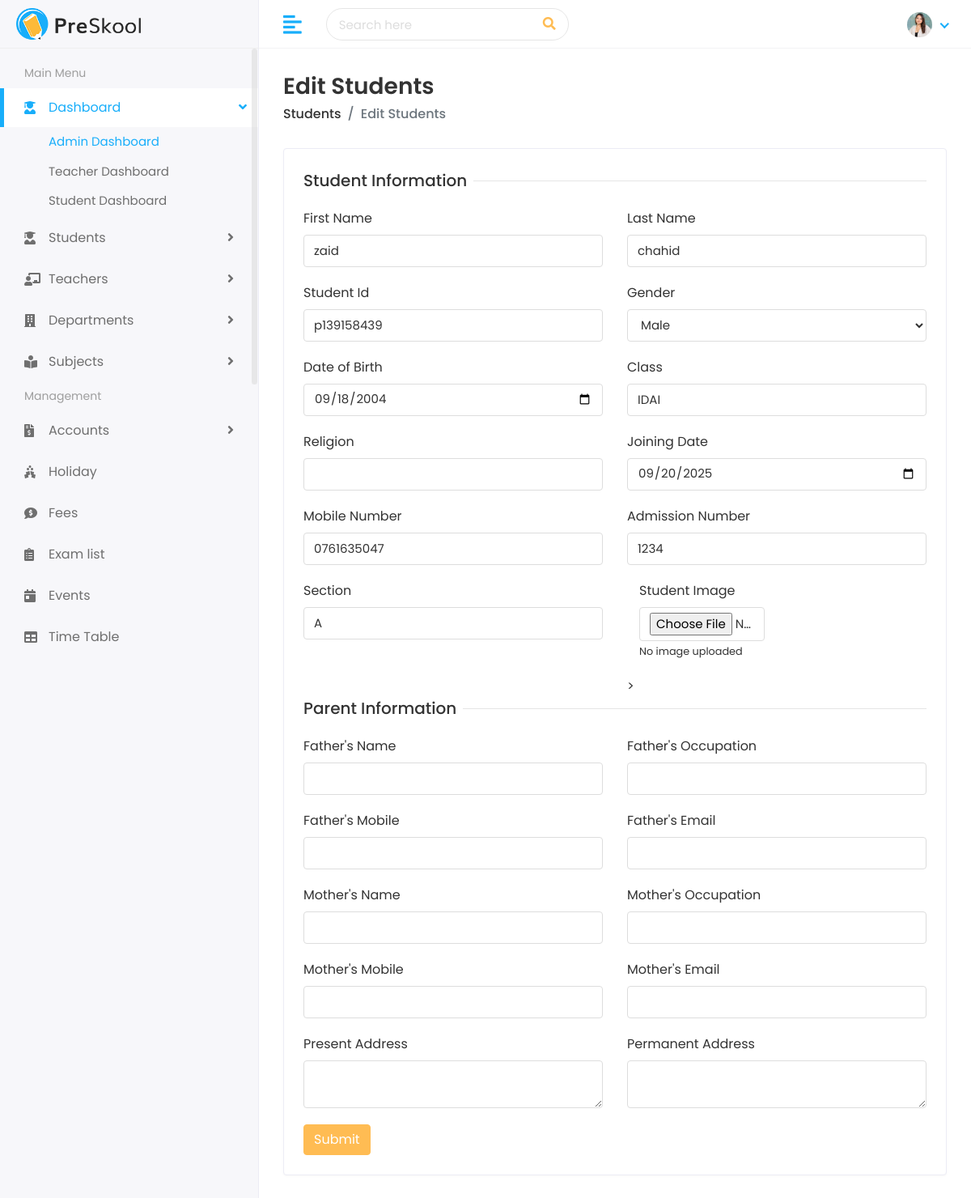
Page /student/edit/p139158439/ on the committed database.
### student/models.py (models this page shows, shortened)
class Student(models.Model):
    GENDER_CHOICES = [
        ('Male', 'Male'),
        ('Female', 'Female'),
    ]
    first_name = models.CharField(max_length=100)
    last_name = models.CharField(max_length=100)
    student_id = models.CharField(max_length=20, unique=True)
    gender = models.CharField(max_length=10, choices=GENDER_CHOICES)
    date_of_birth = models.DateField()
    student_class = models.CharField(max_length=50)
    religion = models.CharField(max_length=50, blank=True, null=True, default='')
    joining_date = models.DateField()
    mobile_number = models.CharField(max_length=15)
    admission_number = models.CharField(max_length=20)
    section = models.CharField(max_length=10)
    student_image = models.ImageField(upload_to='students/', blank=True, null=True)
    parent = models.OneToOneField(Parent, on_delete=models.CASCADE)

### student/views.py (the view, shortened to what this page needs)
# urls.py: path('edit/<str:student_id>/', views.edit_student, name='edit_student'),
def edit_student(request, student_id):
    student = get_object_or_404(Student.objects.select_related('parent'), student_id=student_id)
    parent = student.parent
    return render(request, 'students/edit-student.html', {'student': student})

### templates/students/edit-student.html (shortened to what this page needs)
{% extends 'Home/base.html' %}
{% load static %}
{% block body %}
<div class="page-wrapper">
    <div class="content container-fluid">
        <div class="page-header">
            <div class="row align-items-center">
                <div class="col">
                    <h3 class="page-title">Edit Students</h3>
                    <ul class="breadcrumb">
                        <li class="breadcrumb-item"><a href="/students">Students</a></li>
                        <li class="breadcrumb-item active">Edit Students</li>
                    </ul>
                </div>
            </div>
        </div>
        <div class="row">
            <div class="col-sm-12">
                <div class="card">
                    <div class="card-body">
                        <form method="POST" enctype="multipart/form-data">
                            <div class="row">
                                <div class="col-12">
                                    <h5 class="form-title"><span>Student Information</span></h5>
                                </div>
                                <div class="col-12 col-sm-6">
                                    <div class="form-group">
                                        <label>First Name</label>
                                        <input type="text" name="first_name" class="form-control" value="{{ student.first_name }}">
                                    </div>
                                </div>
                                <div class="col-12 col-sm-6">
                                    <div class="form-group">
                                        <label>Last Name</label>
                                        <input type="text" name="last_name" class="form-control" value="{{ student.last_name }}">
                                    </div>
                                </div>
                                <div class="col-12 col-sm-6">
                                    <div class="form-group">
                                        <label>Student Id</label>
                                        <input type="text" name="student_id" class="form-control" value="{{ student.student_id }}">
                                    </div>
                                </div>
                                <div class="col-12 col-sm-6">
                                    <div class="form-group">
                                        <label>Gender</label>
                                        <select name="gender" class="form-control">
                                            <option value="Male" {% if student.gender == 'Male' %}selected{% endif %}>Male</option>
                                        </select>
                                    </div>
                                </div>
                                <div class="col-12 col-sm-6">
                                    <div class="form-group">
                                        <label>Date of Birth</label>
                                        <input type="date" name="date_of_birth" class="form-control" value="{{ student.date_of_birth|date:'Y-m-d' }}">
                                    </div>
                                </div>
                                <div class="col-12 col-sm-6">
                                    <div class="form-group">
                                        <label>Class</label>
                                        <input type="text" name="student_class" class="form-control" value="{{ student.student_class }}">
                                    </div>
                                </div>
                                <div class="col-12 col-sm-6">
                                    <div class="form-group">
                                        <label>Religion</label>
                                        <input type="text" name="religion" class="form-control" value="{{ student.religion }}">
                                    </div>
                                </div>
                                <div class="col-12 col-sm-6">
                                    <div class="form-group">
                                        <label>Joining Date</label>
                                        <input type="date" name="joining_date" class="form-control" value="{{ student.joining_date|date:'Y-m-d' }}">
                                    </div>
                                </div>
                                <div class="col-12 col-sm-6">
                                    <div class="form-group">
                                        <label>Mobile Number</label>
                                        <input type="text" name="mobile_number" class="form-control" value="{{ student.mobile_number }}">
                                    </div>
                                </div>
                                <div class="col-12 col-sm-6">
                                    <div class="form-group">
                                        <label>Admission Number</label>
                                        <input type="text" name="admission_number" class="form-control" value="{{ student.admission_number }}">
                                    </div>
                                </div>
                                <div class="col-12 col-sm-6">
                                    <div class="form-group">
                                        <label>Section</label>
                                        <input type="text" name="section" class="form-control" value="{{ student.section }}">
                                    </div>
                                </div>
                                <div class="col-12 col-sm-6">
                                   <div class="col-12 col-sm-6">
                                   <div class="form-group">
                                       <label>Student Image</label>
                                        <input type="file" name="student_image" class="form-control">
                                            {% if student.student_image %}
                                        <small>Current Image: <a href="{{ student.student_image.url }}" target="_blank">View current image</a></small>
                                            {% else %}
                                        <small>No image uploaded</small>
                                            {% endif %}
                                    </div>
                                </div>>
                                </div>
                                <div class="col-12">
                                    <h5 class="form-title"><span>Parent Information</span></h5>
                                </div>
                                <div class="col-12 col-sm-6">
                                    <div class="form-group">
                                        <label>Father's Name</label>
                                        <input type="text" name="father_name" class="form-control" value="{{ parent.father_name }}">
                                    </div>
                                </div>
                                <div class="col-12 col-sm-6">
                                    <div class="form-group">
                                        <label>Father's Occupation</label>
                                        <input type="text" name="father_occupation" class="form-control" value="{{ parent.father_occupation }}">
                                    </div>
                                </div>
                                <div class="col-12 col-sm-6">
                                    <div class="form-group">
                                        <label>Father's Mobile</label>
                                        <input type="text" name="father_mobile" class="form-control" value="{{ parent.father_mobile }}">
                                    </div>
                                </div>
                                <div class="col-12 col-sm-6">
                                    <div class="form-group">
                                        <label>Father's Email</label>
                                        <input type="email" name="father_email" class="form-control" value="{{ parent.father_email }}">
                                    </div>
                                </div>
                                <div class="col-12 col-sm-6">
                                    <div class="form-group">
                                        <label>Mother's Name</label>
                                        <input type="text" name="mother_name" class="form-control" value="{{ parent.mother_name }}">
                                    </div>
                                </div>
                                <div class="col-12 col-sm-6">
                                    <div class="form-group">
                                        <label>Mother's Occupation</label>
                                        <input type="text" name="mother_occupation" class="form-control" value="{{ parent.mother_occupation }}">
                                    </div>
                                </div>
                                <div class="col-12 col-sm-6">
                                    <div class="form-group">
                                        <label>Mother's Mobile</label>
                                        <input type="text" name="mother_mobile" class="form-control" value="{{ parent.mother_mobile }}">
                                    </div>
                                </div>
                                <div class="col-12 col-sm-6">
                                    <div class="form-group">
                                        <label>Mother's Email</label>
                                        <input type="email" name="mother_email" class="form-control" value="{{ parent.mother_email }}">
                                    </div>
                                </div>
                                <div class="col-12 col-sm-6">
                                    <div class="form-group">
                                        <label>Present Address</label>
                                        <textarea name="present_address" class="form-control">{{ parent.present_address }}</textarea>
                                    </div>
                                </div>
                                <div class="col-12 col-sm-6">
                                    <div class="form-group">
                                        <label>Permanent Address</label>
                                        <textarea name="permanent_address" class="form-control">{{ parent.permanent_address }}</textarea>
                                    </div>
                                </div>
                                <div class="col-12">
                                    <button type="submit" class="btn btn-primary">Submit</button>
                                </div>
                            </div>
                        </form>
                    </div>
                </div>
            </div>
        </div>
    </div>
</div>
{% endblock %}

### static/assets/css/style.css (style rules this page uses)
html { height: 100%; }
body { background-color: #fff; color: #333; font-family: 'Poppins', sans-serif; font-size: 1rem; height: 100%; line-height: 1.5; overflow-x: hidden; }
h1, h2, h3, h4, h5, h6 { font-family: 'Poppins', sans-serif; margin-top: 0; }
.form-control { border: 1px solid #ddd; box-shadow: none; color: #333; font-size: 15px; height: 40px; }
input, input:focus, button, button:focus { outline: none; }
input[type="file"] { height: auto; min-height: calc(1.5em + .75rem + 2px); }
input[type=text], input[type=password] { -webkit-appearance: none; -moz-appearance: none; appearance: none; }
textarea.form-control { resize: vertical; }
.form-group { margin-bottom: 1.25rem; }
ul, ol { padding: 0px; list-style: none; }
.btn-primary { background-color: #FFBC53; border: 1px solid #FFBC53; }
.card { border: 1px solid #ececf5; box-shadow: 0 1px 3px 0 rgba(0, 0, 0, 0.03); margin-bottom: 1.875rem; }
.card-body { padding: 1.5rem; }
.page-wrapper { margin-left: 320px; padding-top: 60px; position: relative; transition: all 0.4s ease; }
.page-wrapper > .content { padding: 1.875rem 1.875rem 0; }
.page-header { margin-bottom: 1.875rem; }
.page-header .breadcrumb { background-color: transparent; color: #6c757d; font-size: 1rem; font-weight: 500; margin-bottom: 0; padding: 0; }
.page-header .breadcrumb a { color: #333; }
.page-title { font-size: 28px; font-weight: 600; color: #333; margin-bottom: 5px; }
.form-title { width: 100%; max-width: 100%; padding: 0; font-size: 1.25rem; font-weight: 500; line-height: inherit; color: #333; white-space: normal; position: relative; display: block; margin-bottom: 20px; }
.form-title:before { content: ""; position: absolute; left: 0px; right: 0px; height: 1px; top: 50%; background-color: rgba(0, 0, 0, 0.1); }
.form-title span { padding: 0px 0.5rem 0 0; background-color: #fff; display: inline-block; z-index: 2; position: relative; }

### rows in the picture
Student: first_name "zaid", last_name "chahid", student_id "p139158439", gender "Male", date_of_birth "09/18/2004", student_class "IDAI", joining_date "09/20/2025", mobile_number "0761635047", admission_number "1234", section "A"
